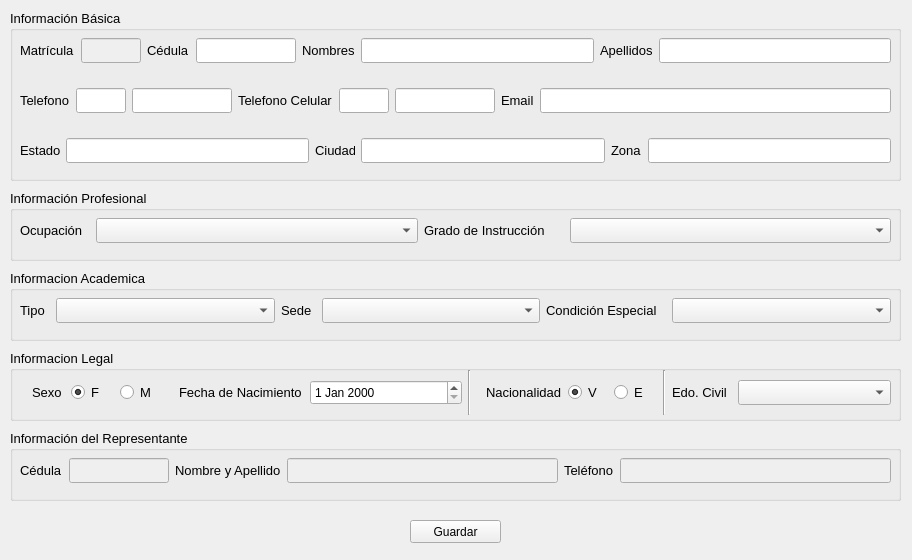
<?xml version="1.0" encoding="UTF-8"?>
<ui version="4.0">
 <class>estudiante</class>
 <widget class="QWidget" name="estudiante">
  <property name="geometry">
   <rect>
    <x>0</x>
    <y>0</y>
    <width>912</width>
    <height>560</height>
   </rect>
  </property>
  <property name="windowTitle">
   <string>CONTROL DE ESTUDIOS</string>
  </property>
  <property name="windowIcon">
   <iconset resource="icons.qrc">
    <normaloff>:/new/prefix1/iconos/esfera48.png</normaloff>:/new/prefix1/iconos/esfera48.png</iconset>
  </property>
  <widget class="QGroupBox" name="groupBox">
   <property name="geometry">
    <rect>
     <x>10</x>
     <y>10</y>
     <width>891</width>
     <height>171</height>
    </rect>
   </property>
   <property name="font">
    <font>
     <family>Segoe UI</family>
     <pointsize>10</pointsize>
    </font>
   </property>
   <property name="title">
    <string>Información Básica</string>
   </property>
   <widget class="QWidget" name="horizontalLayoutWidget">
    <property name="geometry">
     <rect>
      <x>10</x>
      <y>20</y>
      <width>871</width>
      <height>41</height>
     </rect>
    </property>
    <layout class="QHBoxLayout" name="horizontalLayout">
     <item>
      <widget class="QLabel" name="mat_rif">
       <property name="text">
        <string>Matrícula</string>
       </property>
      </widget>
     </item>
     <item>
      <widget class="QLineEdit" name="e_matricula">
       <property name="enabled">
        <bool>false</bool>
       </property>
       <property name="minimumSize">
        <size>
         <width>0</width>
         <height>25</height>
        </size>
       </property>
       <property name="maximumSize">
        <size>
         <width>60</width>
         <height>16777215</height>
        </size>
       </property>
       <property name="font">
        <font>
         <pointsize>9</pointsize>
        </font>
       </property>
      </widget>
     </item>
     <item>
      <widget class="QLabel" name="label_3">
       <property name="text">
        <string>Cédula</string>
       </property>
      </widget>
     </item>
     <item>
      <widget class="QLineEdit" name="e_cedula">
       <property name="minimumSize">
        <size>
         <width>100</width>
         <height>25</height>
        </size>
       </property>
       <property name="maximumSize">
        <size>
         <width>70</width>
         <height>16777215</height>
        </size>
       </property>
       <property name="font">
        <font>
         <pointsize>9</pointsize>
        </font>
       </property>
      </widget>
     </item>
     <item>
      <widget class="QLabel" name="label_2">
       <property name="midLineWidth">
        <number>0</number>
       </property>
       <property name="text">
        <string>Nombres</string>
       </property>
      </widget>
     </item>
     <item>
      <widget class="QLineEdit" name="e_nombre">
       <property name="minimumSize">
        <size>
         <width>200</width>
         <height>25</height>
        </size>
       </property>
       <property name="font">
        <font>
         <pointsize>9</pointsize>
        </font>
       </property>
      </widget>
     </item>
     <item>
      <widget class="QLabel" name="label_12">
       <property name="frameShadow">
        <enum>QFrame::Plain</enum>
       </property>
       <property name="text">
        <string>Apellidos</string>
       </property>
      </widget>
     </item>
     <item>
      <widget class="QLineEdit" name="e_apellido">
       <property name="minimumSize">
        <size>
         <width>200</width>
         <height>25</height>
        </size>
       </property>
       <property name="font">
        <font>
         <pointsize>9</pointsize>
        </font>
       </property>
      </widget>
     </item>
    </layout>
   </widget>
   <widget class="QWidget" name="horizontalLayoutWidget_2">
    <property name="geometry">
     <rect>
      <x>10</x>
      <y>70</y>
      <width>871</width>
      <height>41</height>
     </rect>
    </property>
    <layout class="QHBoxLayout" name="horizontalLayout_2">
     <item>
      <widget class="QLabel" name="label_4">
       <property name="text">
        <string>Telefono</string>
       </property>
      </widget>
     </item>
     <item>
      <widget class="QLineEdit" name="e_codigo">
       <property name="minimumSize">
        <size>
         <width>50</width>
         <height>25</height>
        </size>
       </property>
       <property name="maximumSize">
        <size>
         <width>50</width>
         <height>16777215</height>
        </size>
       </property>
       <property name="maxLength">
        <number>4</number>
       </property>
      </widget>
     </item>
     <item>
      <widget class="QLineEdit" name="e_telefono">
       <property name="minimumSize">
        <size>
         <width>100</width>
         <height>25</height>
        </size>
       </property>
       <property name="maximumSize">
        <size>
         <width>100</width>
         <height>16777215</height>
        </size>
       </property>
       <property name="font">
        <font>
         <pointsize>9</pointsize>
        </font>
       </property>
       <property name="maxLength">
        <number>7</number>
       </property>
      </widget>
     </item>
     <item>
      <widget class="QLabel" name="label_7">
       <property name="text">
        <string>Telefono Celular</string>
       </property>
      </widget>
     </item>
     <item>
      <widget class="QLineEdit" name="e_codigo2">
       <property name="minimumSize">
        <size>
         <width>50</width>
         <height>25</height>
        </size>
       </property>
       <property name="maximumSize">
        <size>
         <width>50</width>
         <height>16777215</height>
        </size>
       </property>
       <property name="maxLength">
        <number>4</number>
       </property>
      </widget>
     </item>
     <item>
      <widget class="QLineEdit" name="e_celular">
       <property name="minimumSize">
        <size>
         <width>100</width>
         <height>25</height>
        </size>
       </property>
       <property name="maximumSize">
        <size>
         <width>100</width>
         <height>16777215</height>
        </size>
       </property>
       <property name="font">
        <font>
         <pointsize>9</pointsize>
        </font>
       </property>
       <property name="maxLength">
        <number>7</number>
       </property>
      </widget>
     </item>
     <item>
      <widget class="QLabel" name="label_6">
       <property name="text">
        <string>Email</string>
       </property>
      </widget>
     </item>
     <item>
      <widget class="QLineEdit" name="e_email">
       <property name="minimumSize">
        <size>
         <width>0</width>
         <height>25</height>
        </size>
       </property>
       <property name="font">
        <font>
         <pointsize>9</pointsize>
        </font>
       </property>
      </widget>
     </item>
    </layout>
   </widget>
   <widget class="QWidget" name="horizontalLayoutWidget_7">
    <property name="geometry">
     <rect>
      <x>10</x>
      <y>120</y>
      <width>871</width>
      <height>41</height>
     </rect>
    </property>
    <layout class="QHBoxLayout" name="horizontalLayout_7">
     <item>
      <widget class="QLabel" name="label_16">
       <property name="maximumSize">
        <size>
         <width>40</width>
         <height>16777215</height>
        </size>
       </property>
       <property name="text">
        <string>Estado</string>
       </property>
      </widget>
     </item>
     <item>
      <widget class="QLineEdit" name="estado">
       <property name="minimumSize">
        <size>
         <width>0</width>
         <height>25</height>
        </size>
       </property>
      </widget>
     </item>
     <item>
      <widget class="QLabel" name="label_15">
       <property name="maximumSize">
        <size>
         <width>40</width>
         <height>16777215</height>
        </size>
       </property>
       <property name="text">
        <string>Ciudad</string>
       </property>
      </widget>
     </item>
     <item>
      <widget class="QLineEdit" name="ciudad">
       <property name="minimumSize">
        <size>
         <width>0</width>
         <height>25</height>
        </size>
       </property>
      </widget>
     </item>
     <item>
      <widget class="QLabel" name="label_5">
       <property name="maximumSize">
        <size>
         <width>55</width>
         <height>16777215</height>
        </size>
       </property>
       <property name="text">
        <string>Zona</string>
       </property>
      </widget>
     </item>
     <item>
      <widget class="QLineEdit" name="zona">
       <property name="minimumSize">
        <size>
         <width>0</width>
         <height>25</height>
        </size>
       </property>
      </widget>
     </item>
    </layout>
   </widget>
  </widget>
  <widget class="QGroupBox" name="groupBox_2">
   <property name="geometry">
    <rect>
     <x>10</x>
     <y>350</y>
     <width>891</width>
     <height>71</height>
    </rect>
   </property>
   <property name="font">
    <font>
     <family>Segoe UI</family>
     <pointsize>10</pointsize>
    </font>
   </property>
   <property name="title">
    <string>Informacion Legal</string>
   </property>
   <widget class="QWidget" name="horizontalLayoutWidget_4">
    <property name="geometry">
     <rect>
      <x>10</x>
      <y>20</y>
      <width>871</width>
      <height>45</height>
     </rect>
    </property>
    <layout class="QHBoxLayout" name="horizontalLayout_4">
     <item>
      <widget class="QWidget" name="widget" native="true">
       <layout class="QHBoxLayout" name="horizontalLayout_9">
        <item>
         <widget class="QLabel" name="label">
          <property name="minimumSize">
           <size>
            <width>30</width>
            <height>0</height>
           </size>
          </property>
          <property name="maximumSize">
           <size>
            <width>30</width>
            <height>25</height>
           </size>
          </property>
          <property name="text">
           <string>Sexo</string>
          </property>
         </widget>
        </item>
        <item>
         <widget class="QRadioButton" name="e_femenino">
          <property name="minimumSize">
           <size>
            <width>0</width>
            <height>25</height>
           </size>
          </property>
          <property name="maximumSize">
           <size>
            <width>40</width>
            <height>25</height>
           </size>
          </property>
          <property name="text">
           <string>F</string>
          </property>
          <property name="checked">
           <bool>true</bool>
          </property>
         </widget>
        </item>
        <item>
         <widget class="QRadioButton" name="e_masculino">
          <property name="minimumSize">
           <size>
            <width>0</width>
            <height>25</height>
           </size>
          </property>
          <property name="maximumSize">
           <size>
            <width>40</width>
            <height>16777215</height>
           </size>
          </property>
          <property name="text">
           <string>M</string>
          </property>
         </widget>
        </item>
       </layout>
      </widget>
     </item>
     <item>
      <widget class="QLabel" name="label_8">
       <property name="maximumSize">
        <size>
         <width>125</width>
         <height>16777215</height>
        </size>
       </property>
       <property name="text">
        <string>Fecha de Nacimiento</string>
       </property>
      </widget>
     </item>
     <item>
      <widget class="QDateEdit" name="e_fecha">
       <property name="minimumSize">
        <size>
         <width>0</width>
         <height>25</height>
        </size>
       </property>
       <property name="font">
        <font>
         <pointsize>9</pointsize>
        </font>
       </property>
      </widget>
     </item>
     <item>
      <widget class="Line" name="line_8">
       <property name="orientation">
        <enum>Qt::Vertical</enum>
       </property>
      </widget>
     </item>
     <item>
      <widget class="QWidget" name="widget_2" native="true">
       <layout class="QHBoxLayout" name="horizontalLayout_8">
        <item>
         <widget class="QLabel" name="label_9">
          <property name="maximumSize">
           <size>
            <width>110</width>
            <height>16777215</height>
           </size>
          </property>
          <property name="text">
           <string>Nacionalidad</string>
          </property>
         </widget>
        </item>
        <item>
         <widget class="QRadioButton" name="e_venezolano">
          <property name="minimumSize">
           <size>
            <width>40</width>
            <height>0</height>
           </size>
          </property>
          <property name="maximumSize">
           <size>
            <width>40</width>
            <height>16777215</height>
           </size>
          </property>
          <property name="text">
           <string>V</string>
          </property>
          <property name="checked">
           <bool>true</bool>
          </property>
         </widget>
        </item>
        <item>
         <widget class="QRadioButton" name="e_extranjero">
          <property name="maximumSize">
           <size>
            <width>40</width>
            <height>16777215</height>
           </size>
          </property>
          <property name="text">
           <string>E</string>
          </property>
         </widget>
        </item>
       </layout>
      </widget>
     </item>
     <item>
      <widget class="Line" name="line_9">
       <property name="orientation">
        <enum>Qt::Vertical</enum>
       </property>
      </widget>
     </item>
     <item>
      <widget class="QLabel" name="label_10">
       <property name="maximumSize">
        <size>
         <width>60</width>
         <height>16777215</height>
        </size>
       </property>
       <property name="text">
        <string>Edo. Civil</string>
       </property>
      </widget>
     </item>
     <item>
      <widget class="QComboBox" name="e_civil">
       <property name="minimumSize">
        <size>
         <width>0</width>
         <height>25</height>
        </size>
       </property>
       <property name="font">
        <font>
         <pointsize>9</pointsize>
        </font>
       </property>
      </widget>
     </item>
    </layout>
   </widget>
  </widget>
  <widget class="QGroupBox" name="groupBox_3">
   <property name="geometry">
    <rect>
     <x>10</x>
     <y>190</y>
     <width>891</width>
     <height>71</height>
    </rect>
   </property>
   <property name="font">
    <font>
     <family>Segoe UI</family>
     <pointsize>10</pointsize>
    </font>
   </property>
   <property name="title">
    <string>Información Profesional</string>
   </property>
   <widget class="QWidget" name="horizontalLayoutWidget_6">
    <property name="geometry">
     <rect>
      <x>10</x>
      <y>20</y>
      <width>871</width>
      <height>41</height>
     </rect>
    </property>
    <layout class="QHBoxLayout" name="horizontalLayout_6">
     <item>
      <widget class="QLabel" name="label_14">
       <property name="maximumSize">
        <size>
         <width>70</width>
         <height>16777215</height>
        </size>
       </property>
       <property name="text">
        <string>Ocupación</string>
       </property>
      </widget>
     </item>
     <item>
      <widget class="QComboBox" name="e_ocupacion">
       <property name="minimumSize">
        <size>
         <width>0</width>
         <height>25</height>
        </size>
       </property>
       <property name="font">
        <font>
         <pointsize>9</pointsize>
        </font>
       </property>
      </widget>
     </item>
     <item>
      <widget class="QLabel" name="label_13">
       <property name="maximumSize">
        <size>
         <width>140</width>
         <height>16777215</height>
        </size>
       </property>
       <property name="text">
        <string>Grado de Instrucción</string>
       </property>
      </widget>
     </item>
     <item>
      <widget class="QComboBox" name="e_instruccion">
       <property name="minimumSize">
        <size>
         <width>0</width>
         <height>25</height>
        </size>
       </property>
       <property name="font">
        <font>
         <pointsize>9</pointsize>
        </font>
       </property>
      </widget>
     </item>
    </layout>
   </widget>
  </widget>
  <widget class="QPushButton" name="e_guardar">
   <property name="enabled">
    <bool>true</bool>
   </property>
   <property name="geometry">
    <rect>
     <x>410</x>
     <y>520</y>
     <width>91</width>
     <height>23</height>
    </rect>
   </property>
   <property name="font">
    <font>
     <family>Segoe UI</family>
     <pointsize>9</pointsize>
    </font>
   </property>
   <property name="text">
    <string>Guardar</string>
   </property>
  </widget>
  <widget class="QGroupBox" name="groupBox_4">
   <property name="geometry">
    <rect>
     <x>10</x>
     <y>270</y>
     <width>891</width>
     <height>71</height>
    </rect>
   </property>
   <property name="font">
    <font>
     <family>Segoe UI</family>
     <pointsize>10</pointsize>
    </font>
   </property>
   <property name="title">
    <string>Informacion Academica</string>
   </property>
   <widget class="QWidget" name="horizontalLayoutWidget_3">
    <property name="geometry">
     <rect>
      <x>10</x>
      <y>20</y>
      <width>871</width>
      <height>41</height>
     </rect>
    </property>
    <layout class="QHBoxLayout" name="horizontalLayout_3">
     <item>
      <widget class="QLabel" name="label_17">
       <property name="maximumSize">
        <size>
         <width>30</width>
         <height>16777215</height>
        </size>
       </property>
       <property name="text">
        <string>Tipo</string>
       </property>
      </widget>
     </item>
     <item>
      <widget class="QComboBox" name="e_tipo">
       <property name="minimumSize">
        <size>
         <width>200</width>
         <height>25</height>
        </size>
       </property>
       <property name="font">
        <font>
         <pointsize>9</pointsize>
        </font>
       </property>
      </widget>
     </item>
     <item>
      <widget class="QLabel" name="label_11">
       <property name="maximumSize">
        <size>
         <width>35</width>
         <height>16777215</height>
        </size>
       </property>
       <property name="text">
        <string>Sede</string>
       </property>
      </widget>
     </item>
     <item>
      <widget class="QComboBox" name="e_sede">
       <property name="minimumSize">
        <size>
         <width>200</width>
         <height>25</height>
        </size>
       </property>
       <property name="font">
        <font>
         <pointsize>9</pointsize>
        </font>
       </property>
      </widget>
     </item>
     <item>
      <widget class="QLabel" name="label_18">
       <property name="maximumSize">
        <size>
         <width>120</width>
         <height>16777215</height>
        </size>
       </property>
       <property name="frameShadow">
        <enum>QFrame::Plain</enum>
       </property>
       <property name="text">
        <string>Condición Especial</string>
       </property>
      </widget>
     </item>
     <item>
      <widget class="QComboBox" name="e_condicion">
       <property name="minimumSize">
        <size>
         <width>200</width>
         <height>25</height>
        </size>
       </property>
       <property name="font">
        <font>
         <pointsize>9</pointsize>
        </font>
       </property>
      </widget>
     </item>
    </layout>
   </widget>
  </widget>
  <widget class="QGroupBox" name="groupBox_5">
   <property name="geometry">
    <rect>
     <x>10</x>
     <y>430</y>
     <width>891</width>
     <height>71</height>
    </rect>
   </property>
   <property name="font">
    <font>
     <family>Segoe UI</family>
     <pointsize>10</pointsize>
    </font>
   </property>
   <property name="title">
    <string>Información del Representante</string>
   </property>
   <widget class="QWidget" name="horizontalLayoutWidget_5">
    <property name="geometry">
     <rect>
      <x>10</x>
      <y>20</y>
      <width>871</width>
      <height>41</height>
     </rect>
    </property>
    <layout class="QHBoxLayout" name="horizontalLayout_5">
     <item>
      <widget class="QLabel" name="label_19">
       <property name="text">
        <string>Cédula</string>
       </property>
      </widget>
     </item>
     <item>
      <widget class="QLineEdit" name="e_cedula2">
       <property name="enabled">
        <bool>false</bool>
       </property>
       <property name="minimumSize">
        <size>
         <width>100</width>
         <height>25</height>
        </size>
       </property>
       <property name="maximumSize">
        <size>
         <width>100</width>
         <height>16777215</height>
        </size>
       </property>
       <property name="font">
        <font>
         <pointsize>9</pointsize>
        </font>
       </property>
      </widget>
     </item>
     <item>
      <widget class="QLabel" name="label_20">
       <property name="text">
        <string>Nombre y Apellido</string>
       </property>
      </widget>
     </item>
     <item>
      <widget class="QLineEdit" name="e_nombre2">
       <property name="enabled">
        <bool>false</bool>
       </property>
       <property name="minimumSize">
        <size>
         <width>0</width>
         <height>25</height>
        </size>
       </property>
       <property name="font">
        <font>
         <pointsize>9</pointsize>
        </font>
       </property>
      </widget>
     </item>
     <item>
      <widget class="QLabel" name="label_21">
       <property name="text">
        <string>Teléfono</string>
       </property>
      </widget>
     </item>
     <item>
      <widget class="QLineEdit" name="e_telefono2">
       <property name="enabled">
        <bool>false</bool>
       </property>
       <property name="minimumSize">
        <size>
         <width>150</width>
         <height>25</height>
        </size>
       </property>
       <property name="font">
        <font>
         <pointsize>9</pointsize>
        </font>
       </property>
      </widget>
     </item>
    </layout>
   </widget>
  </widget>
 </widget>
 <resources>
  <include location="icons.qrc"/>
 </resources>
 <connections/>
</ui>
